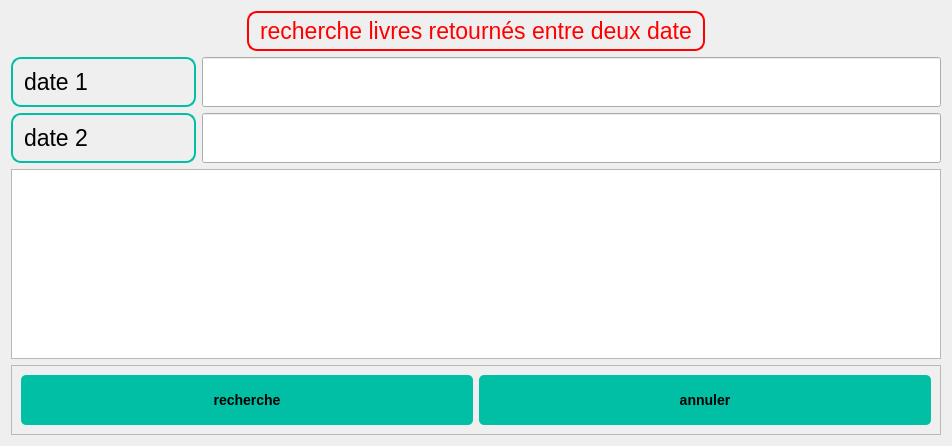
<?xml version="1.0" encoding="UTF-8"?>
<ui version="4.0">
 <class>Dialog</class>
 <widget class="QDialog" name="Dialog">
  <property name="geometry">
   <rect>
    <x>0</x>
    <y>0</y>
    <width>948</width>
    <height>446</height>
   </rect>
  </property>
  <property name="windowTitle">
   <string>Dialog</string>
  </property>
  <property name="styleSheet">
   <string notr="true">QLabel {
    background-color: none;
    border: 2px solid #00BFA5;
    border-radius: 10px;
    padding: 5px;
    color: #000000;
    font-size: 17pt;
    font-family: Arial, sans-serif;
}
QPushButton {
    font-family: &quot;Arial&quot;, sans-serif;
    font-size: 14px;
    font-weight: bold;
    color: #000000;
    background-color: #00BFA5;
    border: none;
    border-radius: 5px;
    padding: 8px 16px;
    text-align: center;
    text-transform: uppercase;
}

QPushButton:hover {
    background-color: #009980;
}
</string>
  </property>
  <layout class="QGridLayout" name="gridLayout">
   <item row="1" column="0">
    <widget class="QLabel" name="label">
     <property name="text">
      <string>date 1</string>
     </property>
    </widget>
   </item>
   <item row="2" column="0">
    <widget class="QLabel" name="label_3">
     <property name="text">
      <string>date 2</string>
     </property>
    </widget>
   </item>
   <item row="1" column="1" colspan="4">
    <widget class="QLineEdit" name="lineEdit">
     <property name="minimumSize">
      <size>
       <width>0</width>
       <height>50</height>
      </size>
     </property>
    </widget>
   </item>
   <item row="0" column="0" colspan="5" alignment="Qt::AlignHCenter">
    <widget class="QLabel" name="label_2">
     <property name="styleSheet">
      <string notr="true">
QLabel {
  background-color: none;
  border: 2px solid red;
  border-radius: 10px;
  padding: 5px;
  color: red;
  font-size: 17pt;
  font-family: Arial, sans-serif;
  

}
</string>
     </property>
     <property name="text">
      <string>recherche livres retournés entre deux date</string>
     </property>
    </widget>
   </item>
   <item row="2" column="1" colspan="4">
    <widget class="QLineEdit" name="lineEdit_2">
     <property name="minimumSize">
      <size>
       <width>0</width>
       <height>50</height>
      </size>
     </property>
    </widget>
   </item>
   <item row="3" column="0" colspan="5">
    <widget class="QTableView" name="tableView"/>
   </item>
   <item row="4" column="0" colspan="5">
    <widget class="QFrame" name="frame">
     <property name="minimumSize">
      <size>
       <width>930</width>
       <height>0</height>
      </size>
     </property>
     <property name="frameShape">
      <enum>QFrame::StyledPanel</enum>
     </property>
     <property name="frameShadow">
      <enum>QFrame::Raised</enum>
     </property>
     <layout class="QGridLayout" name="gridLayout_2">
      <item row="0" column="0">
       <widget class="QPushButton" name="pushButton">
        <property name="minimumSize">
         <size>
          <width>0</width>
          <height>50</height>
         </size>
        </property>
        <property name="styleSheet">
         <string notr="true">/* Buttons */
QPushButton {
    font-family: &quot;Arial&quot;, sans-serif;
    font-size: 14px;
    font-weight: bold;
    color: #000000; /* Black text color */
    background-color: #00BFA5; /* Teal button background color */
    border: none;
    border-radius: 5px;
    padding: 8px 16px;
    text-align: center; /* Center align button text */
    text-transform: uppercase; /* Uppercase button text */
}

QPushButton:hover {
    background-color: #009980; /* Darker teal button background color on hover */
}</string>
        </property>
        <property name="text">
         <string>recherche</string>
        </property>
       </widget>
      </item>
      <item row="0" column="1">
       <widget class="QPushButton" name="pushButton_2">
        <property name="minimumSize">
         <size>
          <width>0</width>
          <height>50</height>
         </size>
        </property>
        <property name="styleSheet">
         <string notr="true">/* Buttons */
QPushButton {
    font-family: &quot;Arial&quot;, sans-serif;
    font-size: 14px;
    font-weight: bold;
    color: #000000; /* Black text color */
    background-color: #00BFA5; /* Teal button background color */
    border: none;
    border-radius: 5px;
    padding: 8px 16px;
    text-align: center; /* Center align button text */
    text-transform: uppercase; /* Uppercase button text */
}

QPushButton:hover {
    background-color: #009980; /* Darker teal button background color on hover */
}</string>
        </property>
        <property name="text">
         <string>annuler</string>
        </property>
       </widget>
      </item>
     </layout>
    </widget>
   </item>
  </layout>
 </widget>
 <resources/>
 <connections/>
</ui>
